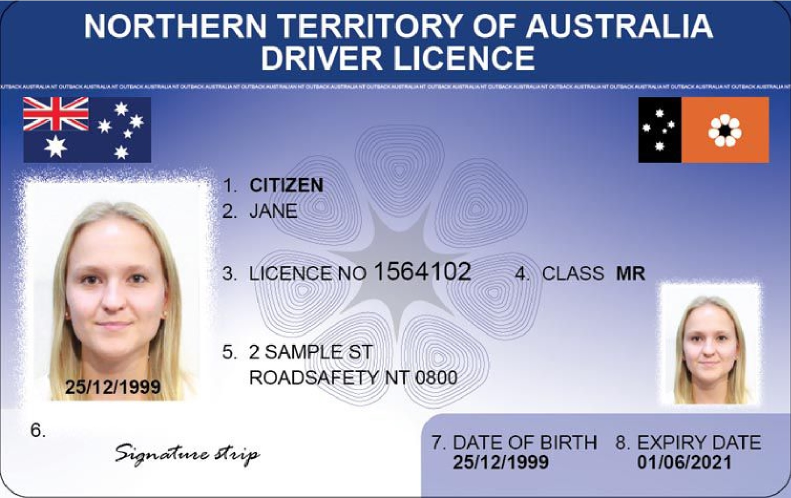
#> input picture pyTesseract_OCR/img.jpg, 1582 x 995 px (shown at 1/2 size)
$ python front.py
#> lines starting #> are read from the running program, lines starting #| are printed output that depends on the picture
"""
https://cppsecrets.com/users/3081149711010610511611464104111116109971051084699111109/Python-Program-to-Extract-Text-from-Indian-Driving-Licence.php
"""

from PIL import Image
import pytesseract
import datetime
import sys
import os
import os.path
import re
import cv2
import numpy as np

tessdata_dir_config = '--tessdata-dir "C:\\Program Files\\Tesseract-OCR\\tessdata"'
# Example config: '--tessdata-dir "C:\\Program Files (x86)\\Tesseract-OCR\\tessdata"'
# It's important to include double quotes around the dir path.

pytesseract.pytesseract.tesseract_cmd = r'C:\Program Files\Tesseract-OCR\tesseract.exe'


# class to extract text from an image where the image file is passed as an argument
# to the command
class Text_Extractor():
    # Constructor
    def __init__(self):
        image_file = './image.jpg'
        self.image_file = image_file
        print(image_file)
        if self is None:
            return 0

    # Function to extract the text from image as string
    def extract_text(self):
        try:
            image = cv2.imread('img.jpg')
#> image is the input picture: shape (995, 1582, 3); mean B, G, R 190.4, 161.7, 158.7
            print(image)
#> (printed output is left out)
            # Convert to gray
            image = cv2.cvtColor(image, cv2.COLOR_BGR2GRAY)
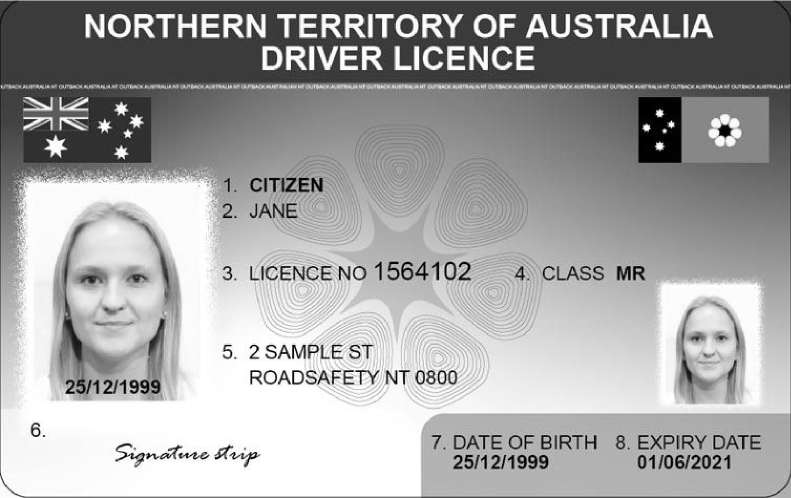
#> image: shape (995, 1582) (shown at 1/2 size); min 0, max 255, mean 164.1
            # Resize the image
            image = cv2.resize(image, None, fx=2, fy=2)
#> image: shape (1990, 3164)
            pytesseract.pytesseract.tesseract_cmd = r'C:\Program Files\Tesseract-OCR\tesseract.exe'
            text = pytesseract.image_to_string(image, config=tessdata_dir_config)
            return text
        except Exception as e:
            print(str(e))


# class to validate if an image is a drivers licence
class Drivers_Licence_Validator:
    # Constructor
    def __init__(self, text):
        self.text = text

    # Function to validate  an Indian driving licence
    # [101 lines left out: functions is_licence, age, is_valid, not called in this run]


def main():
    te = Text_Extractor()
    image_text = te.extract_text()
    print(image_text)  # call the text extractor function
    # dlv=Drivers_Licence_Validator(image_text)
    # dlv.is_valid()				# call  the licence validation function


main()

$ run again, with YOLO-v8/test.jpg copied over pyTesseract_OCR/img.jpg
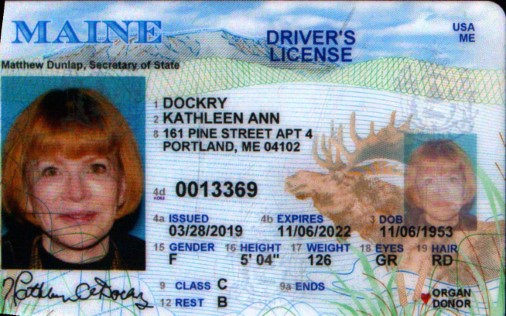
#> input picture YOLO-v8/test.jpg, 506 x 316 px
#> in extract_text, image is the input picture: shape (316, 506, 3); mean B, G, R 162.4, 153.6, 145.3
#> (printed output is left out)
#> in extract_text, `image = cv2.cvtColor(image, cv2.COLOR_BGR2GRAY)`:
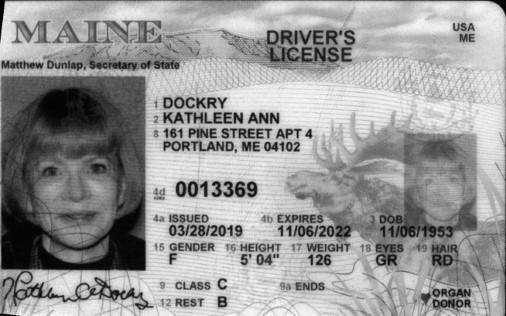
#> image: shape (316, 506); min 1, max 250, mean 152.1

$ run again, with DATASET/DL America/licenses US.v6.yolov5pytorch/train/images/Alaska_jpg.rf.87d6dc2c8726c3e2a1e277464746e442.jpg copied over pyTesseract_OCR/img.jpg
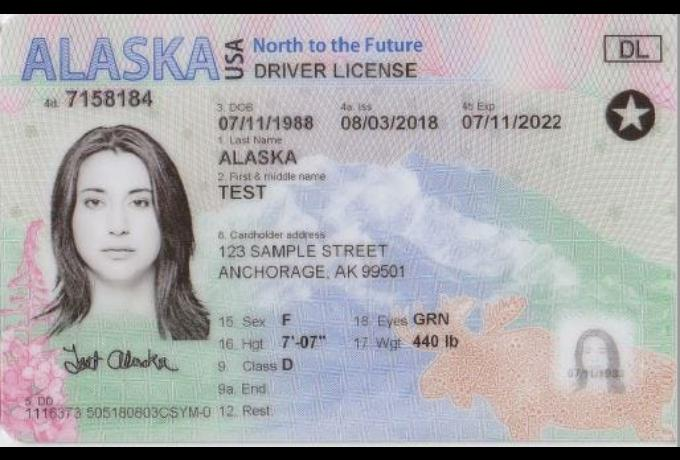
#> input picture DATASET/DL America/licenses US.v6.yolov5pytorch/train/images/Alaska_jpg.rf.87d6dc2c8726c3e2a1e277464746e442.jpg, 680 x 460 px
#> in extract_text, image is the input picture: shape (460, 680, 3); mean B, G, R 172.5, 169.5, 170.2
#> (printed output is left out)
#> in extract_text, `image = cv2.cvtColor(image, cv2.COLOR_BGR2GRAY)`:
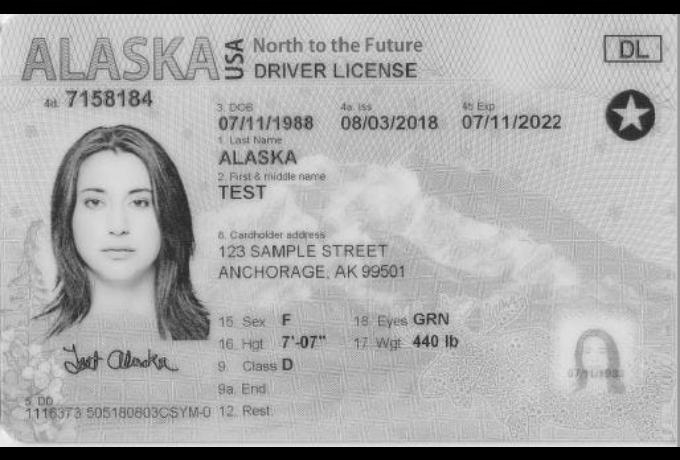
#> image: shape (460, 680); min 0, max 249, mean 170
